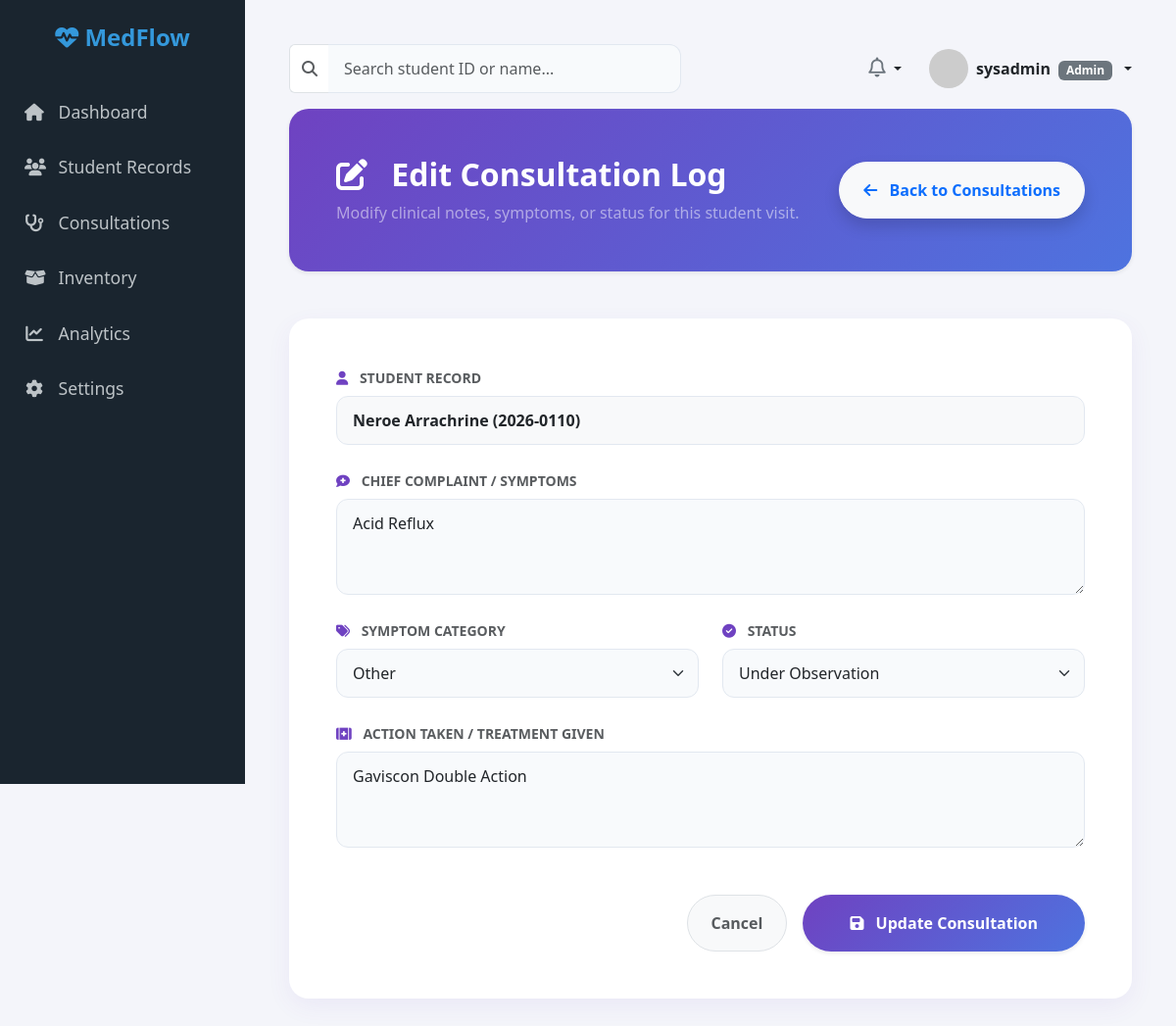
Page /modules/consultations/edit.php?id=2 (signed in) on the committed database.
### tables this page shows
CREATE TABLE IF NOT EXISTS `consultations` (
  `consultation_id` int NOT NULL AUTO_INCREMENT,
  `consultation_date` datetime DEFAULT CURRENT_TIMESTAMP,
  `student_id` varchar(50) NOT NULL,
  `symptom_category` varchar(50) DEFAULT NULL,
  `chief_complaint` text,
  `action_taken` text,
  `status` varchar(50) DEFAULT NULL,
  PRIMARY KEY (`consultation_id`),
  KEY `consultations_ibfk_1` (`student_id`),
  CONSTRAINT `consultations_ibfk_1` FOREIGN KEY (`student_id`) REFERENCES `students` (`student_id`) ON DELETE CASCADE
);

CREATE TABLE IF NOT EXISTS `students` (
  `student_id` varchar(50) NOT NULL,
  `first_name` varchar(50) DEFAULT NULL,
  `last_name` varchar(50) DEFAULT NULL,
  `grade_section` varchar(50) DEFAULT NULL,
  `medical_history` text,
  `allergies` text,
  `created_at` timestamp NULL DEFAULT CURRENT_TIMESTAMP,
  PRIMARY KEY (`student_id`)
);

### modules/consultations/edit.php (the view, shortened to what this page needs)
<?php
require_once '../../includes/db_connect.php';
$consultation_id = $_GET['id'] ?? '';
try {
    $stmt = $pdo->prepare("
        SELECT c.*, s.first_name, s.last_name, s.student_id
        FROM consultations c
        JOIN students s ON c.student_id = s.student_id
        WHERE c.consultation_id = ?
    ");
    $stmt->execute([$consultation_id]);
    $consultation = $stmt->fetch(PDO::FETCH_ASSOC);
} catch (PDOException $e) {
    header("Location: index.php?error=Database error");
    exit();
}
?>
<!DOCTYPE html>
<html lang="en">
<head>
    <link href="https://cdn.jsdelivr.net/npm/bootstrap@5.3.0/dist/css/bootstrap.min.css" rel="stylesheet">
    <link rel="stylesheet" href="https://cdnjs.cloudflare.com/ajax/libs/font-awesome/6.4.0/css/all.min.css">
</head>
<body>
    <?php include '../../includes/sidebar.php'; ?>
    <div class="main-content">
        <?php include '../../includes/topbar.php'; ?>
        <div class="card bg-gradient-purple p-5 mb-5 shadow-sm mt-3">
            <div class="d-flex justify-content-between align-items-center">
                <div>
                    <h2 class="fw-bold mb-2 text-white"><i class="fa-solid fa-pen-to-square me-3"></i> Edit Consultation Log</h2>
                    <p class="text-white-50 fs-6 mb-0">Modify clinical notes, symptoms, or status for this student visit.</p>
                </div>
                <a href="index.php" class="btn btn-light fw-bold px-4 py-3 shadow text-primary rounded-pill">
                    <i class="fa-solid fa-arrow-left me-2"></i> Back to Consultations
                </a>
            </div>
        </div>
        <div class="card p-5">
            <form action="edit.php?id=<?php echo $consultation_id; ?>" method="POST">
                <div class="mb-4">
                    <label class="form-label text-muted small fw-bold text-uppercase"><i class="fa-solid fa-user me-2 text-purple" style="color: #6f42c1;"></i> Student Record</label>
                    <input type="text" class="form-control bg-light fw-semibold text-dark" value="<?php echo htmlspecialchars($consultation['first_name'] . ' ' . $consultation['last_name'] . ' (' . $consultation['student_id'] . ')'); ?>" readonly>
                </div>
                <div class="mb-4">
                    <label class="form-label text-muted small fw-bold text-uppercase"><i class="fa-solid fa-comment-medical me-2 text-purple" style="color: #6f42c1;"></i> Chief Complaint / Symptoms</label>
                    <textarea name="chief_complaint" class="form-control" rows="3" required><?php echo htmlspecialchars($consultation['chief_complaint']); ?></textarea>
                </div>
                <div class="row mb-4">
                    <div class="col-md-6">
                        <label class="form-label text-muted small fw-bold text-uppercase"><i class="fa-solid fa-tags me-2 text-purple" style="color: #6f42c1;"></i> Symptom Category</label>
                        <select name="symptom_category" class="form-select" required>
                            <option value="Other" <?php echo ($consultation['symptom_category'] == 'Other') ? 'selected' : ''; ?>>Other</option>
                        </select>
                    </div>
                    <div class="col-md-6">
                        <label class="form-label text-muted small fw-bold text-uppercase"><i class="fa-solid fa-circle-check me-2 text-purple" style="color: #6f42c1;"></i> Status</label>
                        <select name="status" class="form-select" required>
                            <option value="Under Observation" <?php echo ($consultation['status'] == 'Under Observation') ? 'selected' : ''; ?>>Under Observation</option>
                        </select>
                    </div>
                </div>
                <div class="mb-5">
                    <label class="form-label text-muted small fw-bold text-uppercase"><i class="fa-solid fa-kit-medical me-2 text-purple" style="color: #6f42c1;"></i> Action Taken / Treatment Given</label>
                    <textarea name="action_taken" class="form-control" rows="3" required><?php echo htmlspecialchars($consultation['action_taken']); ?></textarea>
                </div>
                <div class="d-flex justify-content-end gap-3">
                    <a href="index.php" class="btn btn-light px-4 py-3 rounded-pill fw-semibold text-muted border">Cancel</a>
                    <button type="submit" class="btn btn-primary px-5 py-3 rounded-pill fw-bold shadow-sm" style="background: linear-gradient(135deg, #6f42c1 0%, #4e73df 100%); border: none;">
                        <i class="fa-solid fa-floppy-disk me-2"></i> Update Consultation
                    </button>
                </div>
            </form>
        </div>
    </div>
</body>
</html>

### modules/consultations/edit.php (style rules this page uses)
body { background-color: #f4f5fa; font-family: 'Segoe UI', Tahoma, Geneva, Verdana, sans-serif; overflow-x: hidden; }
.main-content { margin-left: 250px; padding: 45px; width: calc(100% - 250px); }
.card { border: none; border-radius: 20px; box-shadow: 0 8px 25px rgba(111, 66, 193, 0.07); background-color: #ffffff; }
.bg-gradient-purple { background: linear-gradient(135deg, #6f42c1 0%, #4e73df 100%); color: white; border-radius: 20px; }
.form-control, .form-select { border-radius: 12px; padding: 12px 16px; border: 1px solid #e2e8f0; background-color: #f8fafc; transition: all 0.2s; }

### rows in the picture
consultations: student.student_id "Neroe Arrachrine (2026-0110)", chief_complaint "Acid Reflux", symptom_category "Other", status "Under Observation", action_taken "Gaviscon Double Action"

### other values in the picture
$_SESSION['username'] "sysadmin"
$_SESSION['role'] "Admin"
